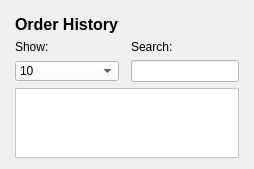
      <widget class="QWidget" name="ordersPage">
       <layout class="QGridLayout" name="gridLayout_3">
        <property name="leftMargin">
         <number>15</number>
        </property>
        <property name="topMargin">
         <number>15</number>
        </property>
        <property name="rightMargin">
         <number>15</number>
        </property>
        <item row="0" column="0">
         <widget class="QLabel" name="orderhistoryLbl">
          <property name="sizePolicy">
           <sizepolicy hsizetype="Fixed" vsizetype="Preferred">
            <horstretch>0</horstretch>
            <verstretch>0</verstretch>
           </sizepolicy>
          </property>
          <property name="text">
           <string>&lt;html&gt;&lt;head/&gt;&lt;body&gt;&lt;p&gt;&lt;span style=&quot; font-size:12pt; font-weight:600;&quot;&gt;Order History&lt;/span&gt;&lt;/p&gt;&lt;/body&gt;&lt;/html&gt;</string>
          </property>
         </widget>
        </item>
        <item row="1" column="0">
         <widget class="QLabel" name="showLbl">
          <property name="sizePolicy">
           <sizepolicy hsizetype="Fixed" vsizetype="Preferred">
            <horstretch>0</horstretch>
            <verstretch>0</verstretch>
           </sizepolicy>
          </property>
          <property name="text">
           <string>Show:</string>
          </property>
         </widget>
        </item>
        <item row="4" column="0" colspan="3">
         <widget class="QTableView" name="orderTable">
          <property name="sizePolicy">
           <sizepolicy hsizetype="MinimumExpanding" vsizetype="Expanding">
            <horstretch>0</horstretch>
            <verstretch>0</verstretch>
           </sizepolicy>
          </property>
          <property name="minimumSize">
           <size>
            <width>0</width>
            <height>0</height>
           </size>
          </property>
          <property name="styleSheet">
           <string notr="true">alternate-background-color: rgb(241, 241, 241);
background-color: rgb(255, 255, 255);</string>
          </property>
          <property name="horizontalScrollBarPolicy">
           <enum>Qt::ScrollBarAlwaysOff</enum>
          </property>
          <property name="sizeAdjustPolicy">
           <enum>QAbstractScrollArea::AdjustToContents</enum>
          </property>
          <property name="editTriggers">
           <set>QAbstractItemView::NoEditTriggers</set>
          </property>
          <property name="alternatingRowColors">
           <bool>true</bool>
          </property>
          <property name="selectionMode">
           <enum>QAbstractItemView::SingleSelection</enum>
          </property>
          <property name="selectionBehavior">
           <enum>QAbstractItemView::SelectRows</enum>
          </property>
          <property name="sortingEnabled">
           <bool>true</bool>
          </property>
          <property name="wordWrap">
           <bool>false</bool>
          </property>
          <property name="cornerButtonEnabled">
           <bool>false</bool>
          </property>
          <attribute name="horizontalHeaderCascadingSectionResizes">
           <bool>true</bool>
          </attribute>
          <attribute name="horizontalHeaderStretchLastSection">
           <bool>true</bool>
          </attribute>
          <attribute name="verticalHeaderVisible">
           <bool>false</bool>
          </attribute>
         </widget>
        </item>
        <item row="2" column="0">
         <widget class="QComboBox" name="showCombo">
          <property name="sizePolicy">
           <sizepolicy hsizetype="Preferred" vsizetype="Fixed">
            <horstretch>0</horstretch>
            <verstretch>0</verstretch>
           </sizepolicy>
          </property>
          <property name="minimumSize">
           <size>
            <width>81</width>
            <height>20</height>
           </size>
          </property>
          <property name="maximumSize">
           <size>
            <width>158</width>
            <height>20</height>
           </size>
          </property>
          <property name="styleSheet">
           <string notr="true">background-color: rgb(255, 255, 255);</string>
          </property>
          <item>
           <property name="text">
            <string>10</string>
           </property>
          </item>
          <item>
           <property name="text">
            <string>25</string>
           </property>
          </item>
          <item>
           <property name="text">
            <string>50</string>
           </property>
          </item>
          <item>
           <property name="text">
            <string>100</string>
           </property>
          </item>
         </widget>
        </item>
        <item row="1" column="2">
         <widget class="QLabel" name="searchLbl">
          <property name="sizePolicy">
           <sizepolicy hsizetype="Fixed" vsizetype="Fixed">
            <horstretch>0</horstretch>
            <verstretch>0</verstretch>
           </sizepolicy>
          </property>
          <property name="text">
           <string>Search:</string>
          </property>
         </widget>
        </item>
        <item row="2" column="2">
         <widget class="QLineEdit" name="orderSearchLE">
          <property name="sizePolicy">
           <sizepolicy hsizetype="Fixed" vsizetype="Fixed">
            <horstretch>0</horstretch>
            <verstretch>0</verstretch>
           </sizepolicy>
          </property>
          <property name="styleSheet">
           <string notr="true">background-color: rgb(255, 255, 255);</string>
          </property>
         </widget>
        </item>
       </layout>
      </widget>
